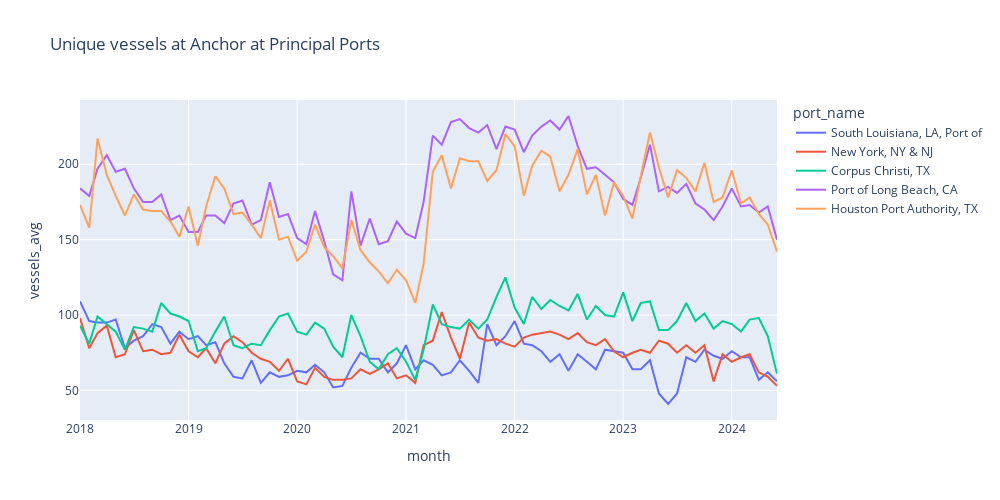

Notebook cell for this chart:
### Code cell
px.line(
    monthly_df
    #restrict to top 5 ports
    .filter(pl.col('port_name').is_in(top5ports))
    #month in dt format
    .with_columns(pl.col('month').str.strptime(pl.Date, format='%Y%m'))
    .sort(by='month'), 
    #plot specs
    x='month', y='vessels_avg', color='port_name',
    title='Unique vessels at Anchor at Principal Ports',
    width=1000,
    height=500 
)
